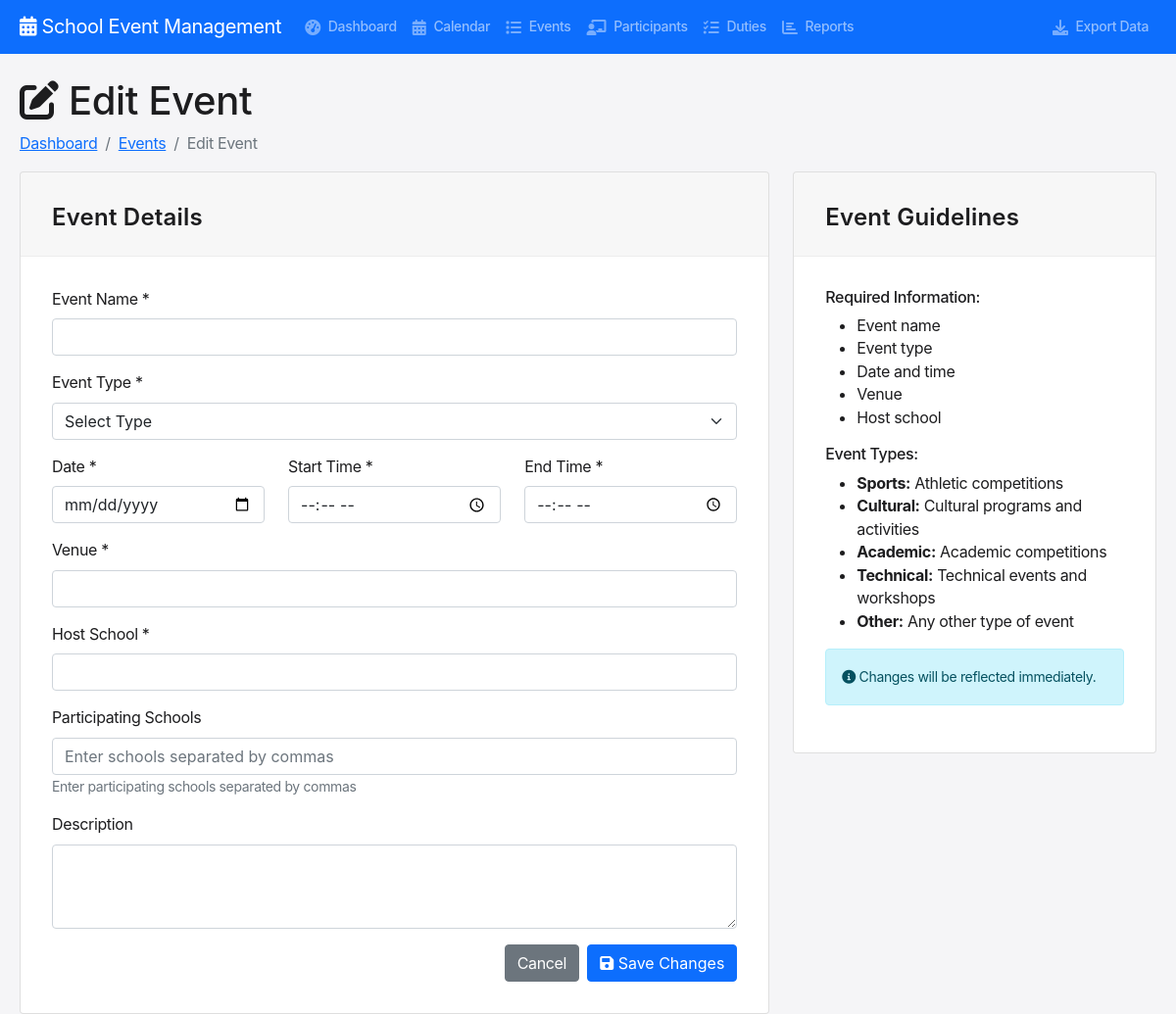
Before: /events/9/edit with the older database file.
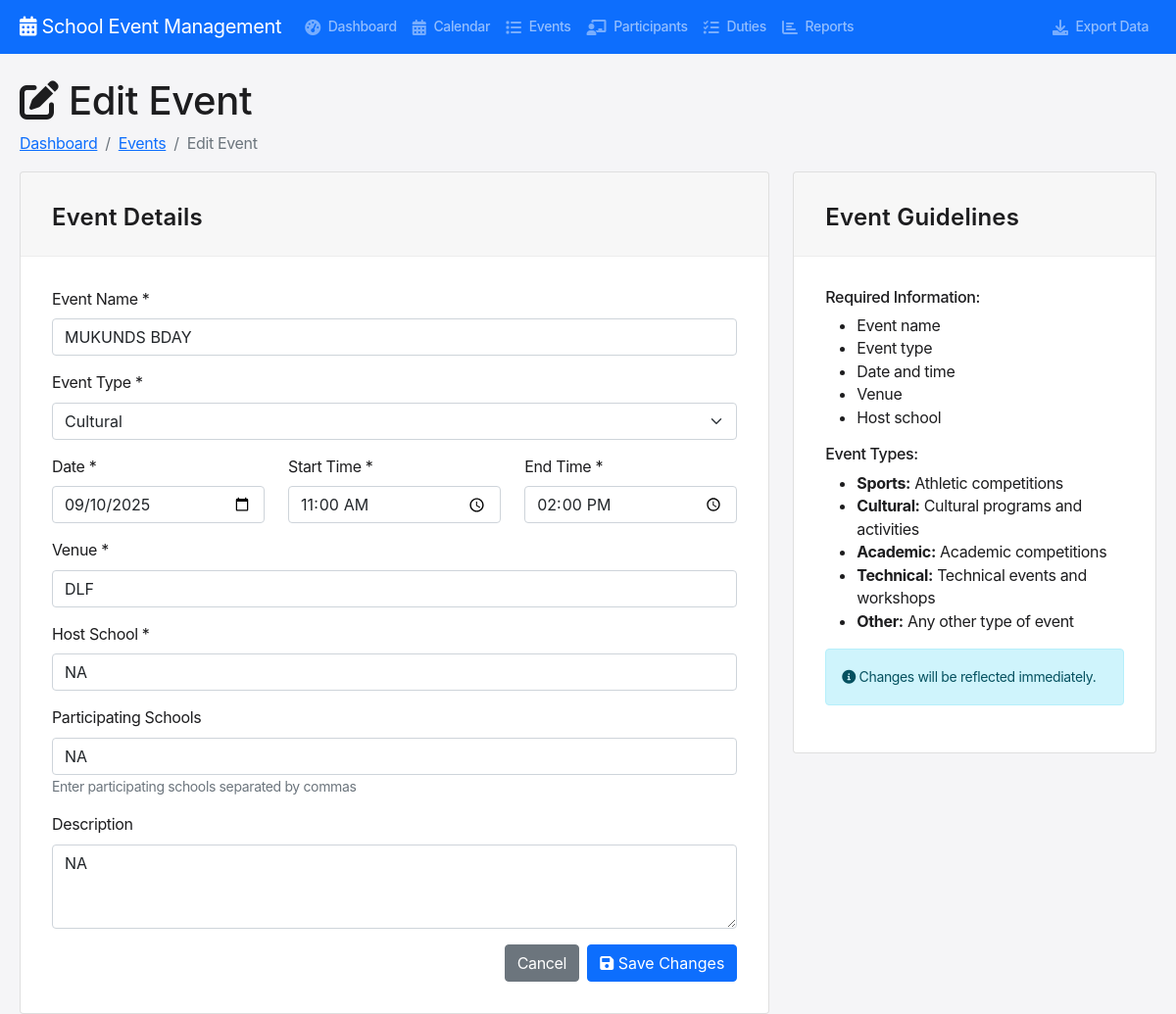
After: the same page with the newer database file.
### tables this page shows
CREATE TABLE events (
            id INTEGER PRIMARY KEY AUTOINCREMENT,
            name TEXT NOT NULL,
            type TEXT NOT NULL,
            event_date DATE NOT NULL,
            start_time TIME NOT NULL,
            end_time TIME NOT NULL,
            venue TEXT NOT NULL,
            description TEXT,
            host_school TEXT NOT NULL,
            participating_schools TEXT,
            status TEXT DEFAULT 'upcoming',
            created_at TIMESTAMP DEFAULT CURRENT_TIMESTAMP
        );

### app.py (the view, shortened to what this page needs)
@app.route('/events/<int:id>/edit', methods=['GET', 'POST'])
def edit_event(id):
    conn = get_db_connection()
    event = conn.execute('SELECT * FROM events WHERE id = ?', (id,)).fetchone()
    conn.close()
    return render_template('edit_event.html', event=event)

### app.py (called while the page is built)
def get_db_connection():
    conn = sqlite3.connect('events.db')
    conn.row_factory = sqlite3.Row
    return conn

### templates/edit_event.html (shortened to what the changed rows need)
{% extends "base.html" %}
{% block content %}
<div class="row">
    <div class="col-12">
        <h1><i class="fas fa-edit"></i> Edit Event</h1>
    </div>
</div>
<div class="row">
    <div class="col-md-8">
        <div class="card">
            <div class="card-body">
                <form method="POST">
                    <div class="mb-3">
                        <label for="name" class="form-label">Event Name *</label>
                        <input type="text" class="form-control" id="name" name="name" value="{{ event.name }}" required>
                    </div>
                    <div class="mb-3">
                        <label for="type" class="form-label">Event Type *</label>
                        <select class="form-select" id="type" name="type" required>
                            <option value="">Select Type</option>
                            <option value="cultural" {% if event.type == 'cultural' %}selected{% endif %}>Cultural</option>
                        </select>
                    </div>
                    <div class="row">
                        <div class="col-md-4 mb-3">
                            <label for="event_date" class="form-label">Date *</label>
                            <input type="date" class="form-control" id="event_date" name="event_date" value="{{ event.event_date }}" required>
                        </div>
                        <div class="col-md-4 mb-3">
                            <label for="start_time" class="form-label">Start Time *</label>
                            <input type="time" class="form-control" id="start_time" name="start_time" value="{{ event.start_time }}" required>
                        </div>
                        <div class="col-md-4 mb-3">
                            <label for="end_time" class="form-label">End Time *</label>
                            <input type="time" class="form-control" id="end_time" name="end_time" value="{{ event.end_time }}" required>
                        </div>
                    </div>
                    <div class="mb-3">
                        <label for="venue" class="form-label">Venue *</label>
                        <input type="text" class="form-control" id="venue" name="venue" value="{{ event.venue }}" required>
                    </div>
                    <div class="mb-3">
                        <label for="host_school" class="form-label">Host School *</label>
                        <input type="text" class="form-control" id="host_school" name="host_school" value="{{ event.host_school }}" required>
                    </div>
                    <div class="mb-3">
                        <label for="participating_schools" class="form-label">Participating Schools</label>
                        <input type="text" class="form-control" id="participating_schools" name="participating_schools"
                               value="{{ event.participating_schools }}" placeholder="Enter schools separated by commas">
                        <small class="form-text text-muted">Enter participating schools separated by commas</small>
                    </div>
                    <div class="mb-3">
                        <label for="description" class="form-label">Description</label>
                        <textarea class="form-control" id="description" name="description" rows="3">{{ event.description or '' }}</textarea>
                    </div>
                </form>
            </div>
        </div>
    </div>
</div>
{% endblock %}

Changed rows visible on the page:
added events: name "MUKUNDS BDAY", type "Cultural", event_date "09/10/2025", start_time "11:00", end_time "14:00", venue "DLF", host_school "NA", participating_schools "NA", description "NA"
Other visible differences:
form field type: "Select Type" → (not shown)
